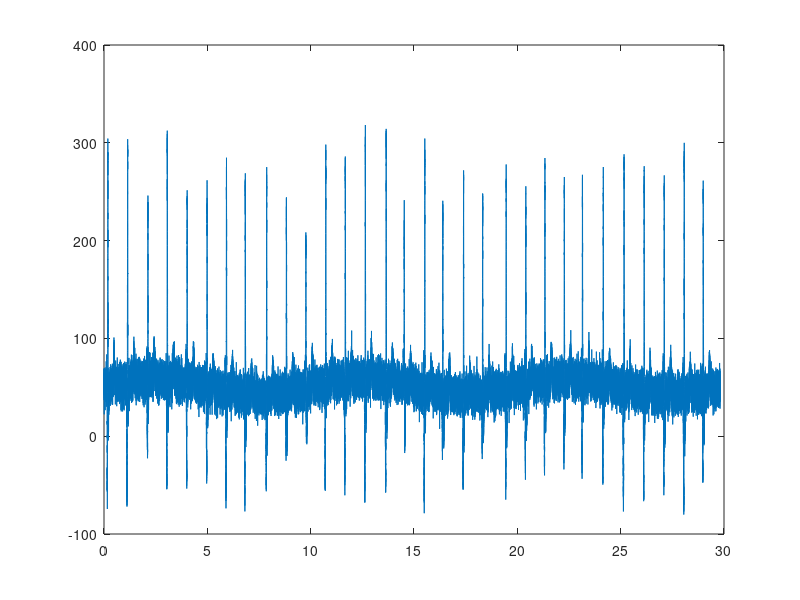
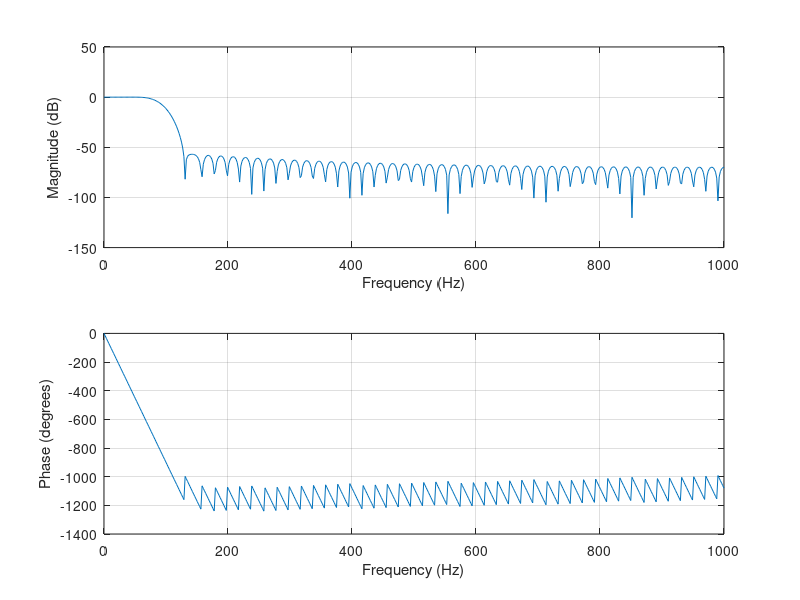
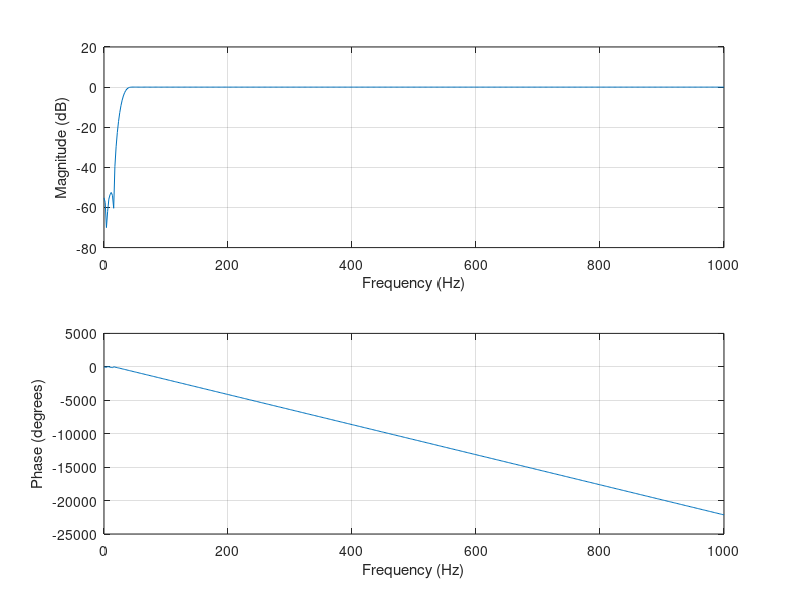
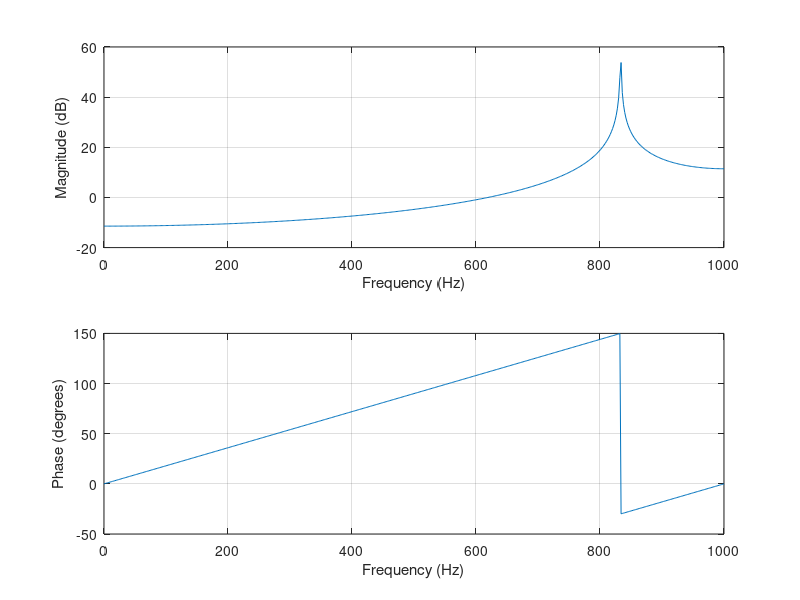

The MATLAB source for these figures, in order: (Note: this script raises an error after producing the figures.)
%%  
clear
close all

%Load EKG signal
load('ECG_noisy_signal.mat')

%tids akse
L = length(signal_QRS);
fs = f_sample;
N = L/fs;
T = [0:(1/fs):N-1/fs];
f = fs*(0:(L-1))/L;
fig = 1;
nyquist = fs/2;



%% plot signalet

figure(fig); fig = fig + 1; clf;
plot(T,signal_QRS);
freqSignal = fft(signal_QRS);
figure(fig); fig = fig + 1; clf;
semilogx(f(1:L/2),abs(freqSignal(1:L/2)))

%% Filter DC
meanDC = mean(signal_QRS);

signal_QRS = signal_QRS - meanDC;


%% highpass FIR

order = 250;
ffir = [0:1000]/1000;
cut = 30;
afir = [zeros([1,cut]) ones([1,1001-cut])];
LPfir2 = fir2(order, ffir, afir);
signal_QRS = filter(LPfir2, 1, signal_QRS);

figure(fig); fig = fig + 1; clf;
freqz(LPfir2,1,512,f_sample);

%% Highpass IIR 

[b,a] = besself(2, 1, 'high');
signal_QRS = filter(b, a, signal_QRS);

figure(fig); fig = fig + 1; clf;
freqz(b,a,512,f_sample);

%% Lowpass FIR

order = 100;
LPfir = fir1(order, 0.005, 'low', hann(order+1));
signal_QRS = filter(LPfir, 1, signal_QRS);

figure(fig); fig = fig + 1; clf;
freqz(LPfir,1,512,f_sample);

%% Lowpass IIR

[b, a] = ellip(3, 5, 50, 50/nyquist);
signal_QRS = filter(b, a, signal_QRS);

figure(fig); fig = fig + 1; clf;
freqz(b,a,512,f_sample);

%% no 50 hz pls

[b, a] = ellip(2, 2, 25, [45/nyquist 55/nyquist], 'stop');
signal_QRS = filter(b, a, signal_QRS);

figure(fig); fig = fig + 1; clf;
freqz(b,a,512,f_sample);

%% Filter typer

%Gennem research er der fundet frem til at et standart EKG har en baandbrede
%mellem 0.05Hz og 100 Hz. De h?jeste frekvenser man m?ler er 1000 Hz


%Stoejtyper:
%DC
%H?jfrekvent
%drift
%50 HZ instr?ling
%mm

%Filtre der skal benyttes:
%FIR
%IIR
%Vindue (Hanning eller lignende)

%FIR2 funktionen
order = 100;


max_freq = 100;
min_freq = 1;

omega_max = max_freq/nyquist;
omega_min = min_freq/nyquist;

ffir2 = [0 omega_max omega_max 1];
afir2 = [1 1 0 0];

LPfir2 = fir2(order, ffir2, afir2);
figure(2); clf;
freqz(LPfir2,1,512,f_sample);

outlo2 = filter(LPfir2,1,signalNoDC);
figure(3); clf;
plot(T,outlo2);

%%

%FIR1 funktionen
LPfir = fir1(order, 0.005, 'low', hann(order+1));

figure(4); clf;
freqz(LPfir,1,512,fs);

outlo = filter(LPfir,1,signalNoDC);

figure(5); clf;
plot(T,outlo);


%FIR2 funktionen (HP)
ffir3 = [0 omega_min omega_min 1];
afir3 = [0 0 1 1];

HPfir2 = fir1(order, omega_min, 'high');
figure(6); clf;
freqz(HPfir2,1,512,f_sample);

outhi = filter(HPfir2,1,signalNoDC);
figure(7); clf;
plot(T, outhi);

outtest = filter(LPfir,1,outhi);
figure(8); clf;
plot(T,outtest);

etEllerAndet = fft(outtest, (L/2)+1);
figure(102); clf;
semilogx(f,abs(etEllerAndet))

%% IIR ALL THE WAY




[b,a] = cheby2(6,100,0.001,'high');


figure(9); clf;
freqz(b,a,512,fs)

figure(10); clf;
no50Hz = filter(b,a,outlo);
plot(T,no50Hz);
hold on
%plot(T,outlo);
etEllerAndet = fft(no50Hz, (L/2)+1);
figure(103); clf;
semilogx(f,abs(etEllerAndet))